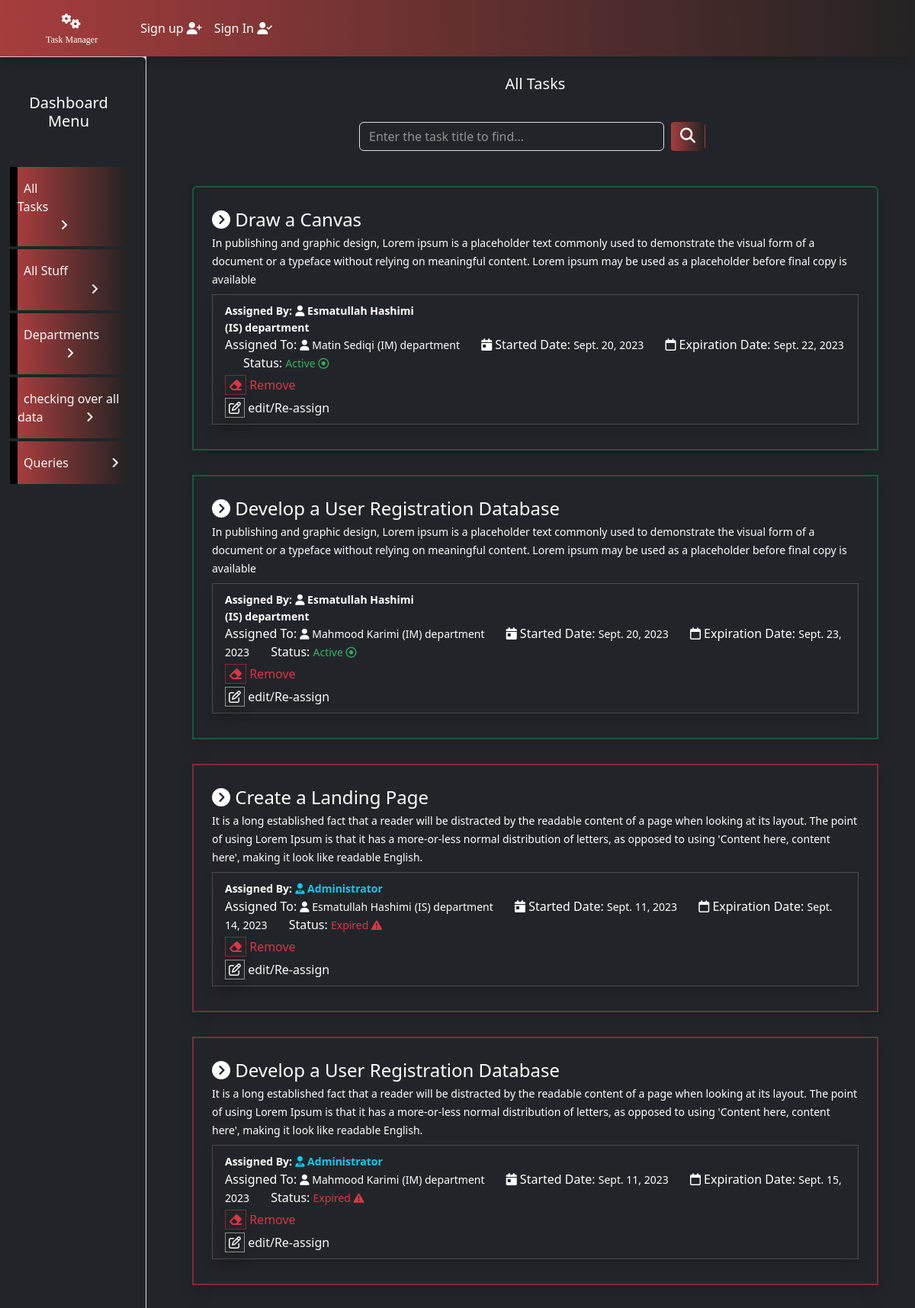
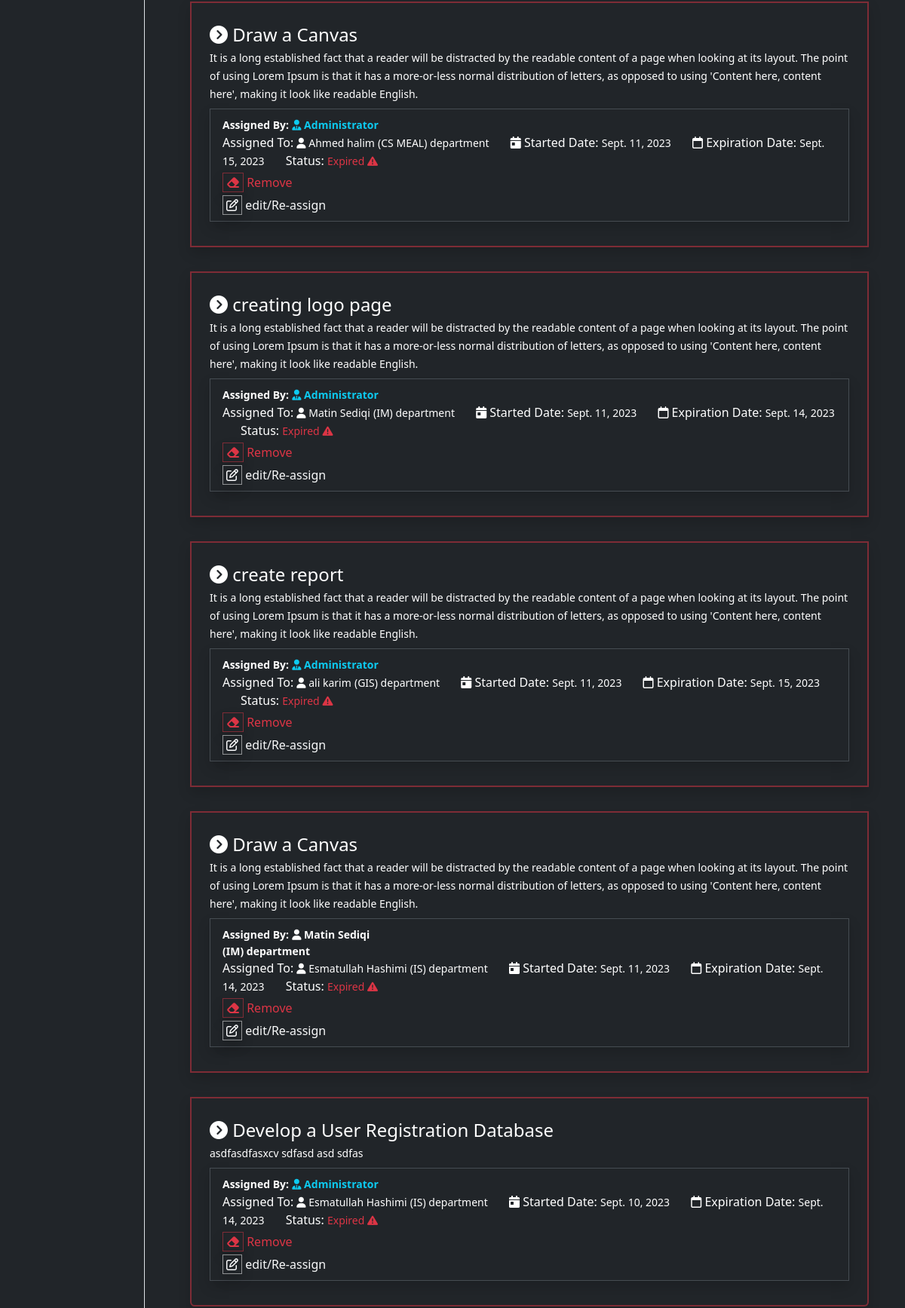
Screenshot of /taskmanager/adminRoute/allTask (upper part) with the database file from the repository (2 pictures, top to bottom).
### taskmanager/models.py (models this page shows, shortened)
class Task(models.Model):
    assign_by=models.ForeignKey(CustomUser,related_name='assigned_by' ,on_delete=models.CASCADE)
    assign_to=models.ForeignKey(CustomUser,related_name='assigned_to' ,on_delete=models.CASCADE)
    dept = models.ForeignKey(Department, on_delete=models.CASCADE, null=True, blank=True)
    task_name=models.CharField(max_length=100)
    task_desc=models.CharField(max_length=250)
    status=models.IntegerField(default=0)
    start_date=models.DateField(auto_now=True)
    end_date=models.DateField()

class CustomUser(AbstractUser):
    department=models.ForeignKey("Department",on_delete=models.CASCADE,null=True,blank=True)

class Department(models.Model):
    name = models.CharField(max_length=250)
    Description = models.TextField(max_length=300)
    dept_head = models.CharField(max_length=100)

### taskmanager/views.py (the view)
# urls.py: path('adminRoute/<flag>', views.adminRoute, name='adminRoute'),
def adminRoute(request, flag):
    sign = 'allData'
    allDataValue = ''
    member = User.objects.all().count()
    dept_list = ''
    task_count = Task.objects.all().count()
    d_list = Department.objects.all().count()
    progress = Task.objects.filter(status = 50).count()
    waiting = Task.objects.filter(status = 80).count()
    expire = Task.objects.filter(status = -1).count()
    active = Task.objects.filter(status = 1).count()
    comp = Task.objects.filter(status = 100).count()
    dept_task = Department.objects.annotate(task_count=Count('task'))
    job = {'pro': progress,
           'wait':waiting,
           'exp':expire,
           'active': active,
           'comp':comp,
           'd_list':d_list,
           'user_count':member,
           'task_count':task_count,
           }
    if flag  == 'allTask':
        sign = flag
        dept_list = Department.objects.all()
        allDataValue = Task.objects.all().order_by('-start_date')
    elif flag == 'allStuff':
        sign = flag
        allDataValue =User.objects.all()
        dept_list = Department.objects.all()
    elif flag == 'allDept':
        sign = flag
        allDataValue = Department.objects.all()
        member = Department.objects.annotate(num_user=Count('customuser'))
    elif flag == 'allData':
        sign = flag
        allDataValue = Task.objects.all().count()
        member = User.objects.all().count()
        dept_list = Department.objects.all().count()
    elif flag == 'query':
        sign = flag
        allDataValue = Query.objects.all().order_by('-data_sent')
    return render(request, 'taskmanager/admin.html', {'data':allDataValue,'sign':sign, 'no_stuff':member,'dept_list':dept_list,'job':job,'dept_task':dept_task})

### taskmanager/templates/taskmanager/admin.html
{% extends 'taskmanager/base.html' %}
{% load static %}
{% block content %}
<div class="row h-100">
        <div class="col-md-2 bg-dark text-white shadow border p-4 rounded">
            <h5 class="text-center my-4">Dashboard Menu</h5>
            <a class="nav-link mt-5" href="{% url 'taskmanager:adminRoute' 'allTask' %}" >
                <div class="cl-effect-2 py-3 text-light">
                    <span class="p-2 me-5 pe-5">All Tasks</span><span class="ms-5 p-2"><i class="fa-solid fa-angle-right"></i></span>
                </div>
            </a>
            <a href="{% url 'taskmanager:adminRoute' 'allStuff' %}" class="nav-link mt-1">
                <div class="cl-effect-2 py-3 text-light nav-link mt-1" >
                    <span class="p-2 me-5 pe-3">All Stuff</span><span><i class=" ps-5 ms-5 fa-solid fa-angle-right"></i></span>
                </div>
            </a>
            <a href="{% url 'taskmanager:adminRoute' 'allDept' %}" class="nav-link mt-1">
                <div class="cl-effect-2 py-3 text-light">
                    <span class="p-2 me-5">Departments</span><span><i class="ps-3 ms-5 fa-solid fa-angle-right"></i></span>
                </div>
            </a>
            <a class="nav-link mt-1" href="{% url 'taskmanager:adminRoute' 'allData' %}">
                <div class="cl-effect-2 py-3 text-light">
                    <span class="p-2">checking over all data</span><span><i class=" ms-5 fa-solid fa-angle-right"></i></span>
                </div>
            </a>
            <a class="nav-link mt-1" href="{% url 'taskmanager:adminRoute' 'query' %}">
                <div class="cl-effect-2 py-3 text-light">
                    <span class="p-2">Queries</span><span><i class=" ms-5 fa-solid fa-angle-right"></i></span>
                </div>
            </a>
        </div>
        <div class="col-md-10 bg-dark text-white">
            {% if sign == 'allTask' %}
                {% include 'taskmanager/allTask.html' %}
            {% elif sign == 'allStuff' %}
                {% include 'taskmanager/allStuff.html' %}
            {% elif sign == 'allDept' %}
                {% include 'taskmanager/allDept.html' %}
            {% elif sign == 'allData' %}
                {% include 'taskmanager/summery.html' %}
            {% elif sign == 'query' %}
                {% include 'taskmanager/contact.html' %}
            {% endif %}
        </div>
</div>
{% endblock content %}

### taskmanager/templates/taskmanager/allTask.html (shortened to what this page needs)
<div class="d-flex justify-content-center text-light m-4">
    <h5 class="">
        All Tasks
    </h5>
</div>
<div class="row mt-3 mb-4">
    <div class="col-md-3"></div>
    <div class="col-md-6">
        <form action="{% url 'taskmanager:searchTask' %}" method="POST" class="form-control border-0 bg-dark d-flex"
            role="search">
            <input type="text" name="task_title" id="task_title" class="form-control search-input bg-dark text-white"
                placeholder="Enter the task title to find...">
            <button type="submit" class="btn bg-maroon rounded text-white mx-2"><i
                    class="fa-solid fa-magnifying-glass fs-5"></i></button>
        </form>
    </div>
    <div class="col-md-3"></div>
</div>
<div class="">
    {% if data %}
        <div class="container px-5">
        <ol class="list-group">
            {% for task in data  %}
                {% if task.status == 1 %}
                    <li class="list-group-item bg-dark my-3 border border-success border-2 border-opacity-50 shadow p-4">
                {% elif task.status == 50 %}
                    <li class="list-group-item bg-dark my-3 border border-warning border-2 border-opacity-50 shadow p-4">
                {% elif task.status == 80 %}
                    <li class="list-group-item bg-dark my-3 border border-warning border-2 shadow p-4">
                {% elif task.status == 100 %}
                    <li class="list-group-item bg-dark my-3 border border-info border-2 border-opacity-50 shadow p-4">
                {% elif task.status == -1 %}
                    <li class="list-group-item bg-dark my-3 border border-danger border-2 border-opacity-50 shadow p-4">
                {% endif %}
                    <div class="bg-dark text-white">
                        <div class="list-title fs-4"><i class="fa-solid fa-circle-chevron-right"></i>&nbsp;{{task.task_name}}</div>
                        <div class="list-body" width="30px">
                            <small>{{task.task_desc}}</small>
                        </div>
                        <div class=" my-2 border border-secondary shadow py-2 px-3 border-opacity-50">
                            <div class="fw-bold">
                                <small>Assigned By:</small>
                                {% if task.assign_by.get_full_name == '' %}
                                    <small class="text-info"><i class="fa-solid fa-user-tie "></i>&nbsp;Administrator</small>
                                {% else %}
                                    <small><i class="fa-solid fa-user "></i>&nbsp;{{task.assign_by.get_full_name}}</small>
                                    <small class="d-block">({{task.assign_by.department.name}}) department</small>
                                {% endif %}
                            </div>
                            <small class="fs-6">Assigned To: </small>
                            <small><i class="fa-solid fa-user "></i>&nbsp;{{task.assign_to.get_full_name}}</small>
                            <small>({{task.assign_to.department.name}}) department</small>
                            <small class="fs-6 ms-4"><i class="fa-solid fa-calendar-day "></i>&nbsp;Started Date: </small><small>{{task.start_date}}</small>
                            <small class="fs-6 ms-4"><i class="fa-regular fa-calendar "></i>&nbsp;Expiration Date: </small><small>{{task.end_date}}</small>
                            <small class="fs-6 ms-4">Status: </small>
                            {% if task.status == 1 %}
                                <small class="text-active">Active&nbsp;<i class="fa-regular fa-circle-dot"></i></small>
                                <div class="">
                                    <a href="{% url 'taskmanager:manageTask' task.id 'Remove' %}" class="nav-link text-danger">
                                        <i class="fa-solid fa-eraser border border-danger border-opacity-50 p-1 my-1 shadow"></i>&nbsp;Remove</a>
                                    <a href="{% url 'taskmanager:manageTask' task.id 'edit' %}" class="nav-link text-light">
                                        <i class="fa-regular fa-pen-to-square border border-white border-opacity-50 p-1 shadow fs-6 "></i>&nbsp;edit/Re-assign
                                    </a>
                                </div>
                            {% elif task.status == -1 %}
                                <small class="text-danger">Expired&nbsp;<i class="fa-solid fa-triangle-exclamation"></i></small>
                                <div class="">
                                    <a href="{% url 'taskmanager:manageTask' task.id 'Remove' %}" class="nav-link text-danger">
                                        <i class="fa-solid fa-eraser border border-danger border-opacity-50 p-1 my-1 shadow"></i>&nbsp;Remove
                                    </a>
                                    <a href="{% url 'taskmanager:manageTask' task.id 'edit' %}" class="nav-link text-light">
                                        <i class="fa-regular fa-pen-to-square border border-white border-opacity-50 p-1 shadow fs-6 "></i>&nbsp;edit/Re-assign
                                    </a>
                                </div>
                            {% endif %}
                        </div>
                    </div>
                </li>
            {% endfor %}
        </ol>
        </div>
    {% else %}
        <div class="text-center my-5 text-secondary">
            <h1 class="empty-folder"><i class="fa-regular fa-folder-open"></i></h1>
            <h3 class="fw-bold">Oops... ! No Record Found.&nbsp;<i class="fa-solid fa-chart-simple"></i></h3>
        </div>
    {% endif %}
</div>

### taskmanager/templates/taskmanager/base.html (style rules this page uses)
.cl-effect-2 { background-image: linear-gradient(to right,#a73d3d,#242323); border-left: 10px solid black; color: white; }
.bg-maroon { background-image: linear-gradient(to right,#a73d3d,#242323); cursor: pointer; }
body { height: 100%; width: 100%; margin-bottom: 5%; }
.text-active { color:#31b062; }

### rows the page displays
Task: task_name "Draw a Canvas", task_desc "In publishing and graphic design, Lorem ipsum is a placeholder text commonly used to demonstrate the visual form of a document or a typeface without relying on meaningful content. Lorem ipsum may be used as a placeholder before final copy is available", assign_by.get_full_name "Esmatullah Hashimi", assign_by.department.name "IS", assign_to.get_full_name "Matin Sediqi", assign_to.department.name "IM", start_date "Sept. 20, 2023", end_date "Sept. 22, 2023", status "Active"
Task: task_name "Develop a User Registration Database", task_desc "In publishing and graphic design, Lorem ipsum is a placeholder text commonly used to demonstrate the visual form of a document or a typeface without relying on meaningful content. Lorem ipsum may be used as a placeholder before final copy is available", assign_by.get_full_name "Esmatullah Hashimi", assign_by.department.name "IS", assign_to.get_full_name "Mahmood Karimi", assign_to.department.name "IM", start_date "Sept. 20, 2023", end_date "Sept. 23, 2023", status "Active"
Task: task_name "Create a Landing Page", task_desc "It is a long established fact that a reader will be distracted by the readable content of a page when looking at its layout. The point of using Lorem Ipsum is that it has a more-or-less normal distribution of letters, as opposed to using 'Content here, content here', making it look like readable English.", shows "Administrator", assign_to.get_full_name "Esmatullah Hashimi", assign_to.department.name "IS", start_date "Sept. 11, 2023", end_date "Sept. 14, 2023", status "Expired"
Task: task_name "Develop a User Registration Database", task_desc "It is a long established fact that a reader will be distracted by the readable content of a page when looking at its layout. The point of using Lorem Ipsum is that it has a more-or-less normal distribution of letters, as opposed to using 'Content here, content here', making it look like readable English.", shows "Administrator", assign_to.get_full_name "Mahmood Karimi", assign_to.department.name "IM", start_date "Sept. 11, 2023", end_date "Sept. 15, 2023", status "Expired"
Task: task_name "Draw a Canvas", task_desc "It is a long established fact that a reader will be distracted by the readable content of a page when looking at its layout. The point of using Lorem Ipsum is that it has a more-or-less normal distribution of letters, as opposed to using 'Content here, content here', making it look like readable English.", shows "Administrator", assign_to.get_full_name "Ahmed halim", assign_to.department.name "CS MEAL", start_date "Sept. 11, 2023", end_date "Sept. 15, 2023", status "Expired"
Task: task_name "creating logo page", task_desc "It is a long established fact that a reader will be distracted by the readable content of a page when looking at its layout. The point of using Lorem Ipsum is that it has a more-or-less normal distribution of letters, as opposed to using 'Content here, content here', making it look like readable English.", shows "Administrator", assign_to.get_full_name "Matin Sediqi", assign_to.department.name "IM", start_date "Sept. 11, 2023", end_date "Sept. 14, 2023", status "Expired"
Task: task_name "create report", task_desc "It is a long established fact that a reader will be distracted by the readable content of a page when looking at its layout. The point of using Lorem Ipsum is that it has a more-or-less normal distribution of letters, as opposed to using 'Content here, content here', making it look like readable English.", shows "Administrator", assign_to.get_full_name "ali karim", assign_to.department.name "GIS", start_date "Sept. 11, 2023", end_date "Sept. 15, 2023", status "Expired"
Task: task_name "Draw a Canvas", task_desc "It is a long established fact that a reader will be distracted by the readable content of a page when looking at its layout. The point of using Lorem Ipsum is that it has a more-or-less normal distribution of letters, as opposed to using 'Content here, content here', making it look like readable English.", assign_by.get_full_name "Matin Sediqi", assign_by.department.name "IM", assign_to.get_full_name "Esmatullah Hashimi", assign_to.department.name "IS", start_date "Sept. 11, 2023", end_date "Sept. 14, 2023", status "Expired"
Task: task_name "Develop a User Registration Database", task_desc "asdfasdfasxcv sdfasd asd sdfas", shows "Administrator", assign_to.get_full_name "Esmatullah Hashimi", assign_to.department.name "IS", start_date "Sept. 10, 2023", end_date "Sept. 14, 2023", status "Expired"
